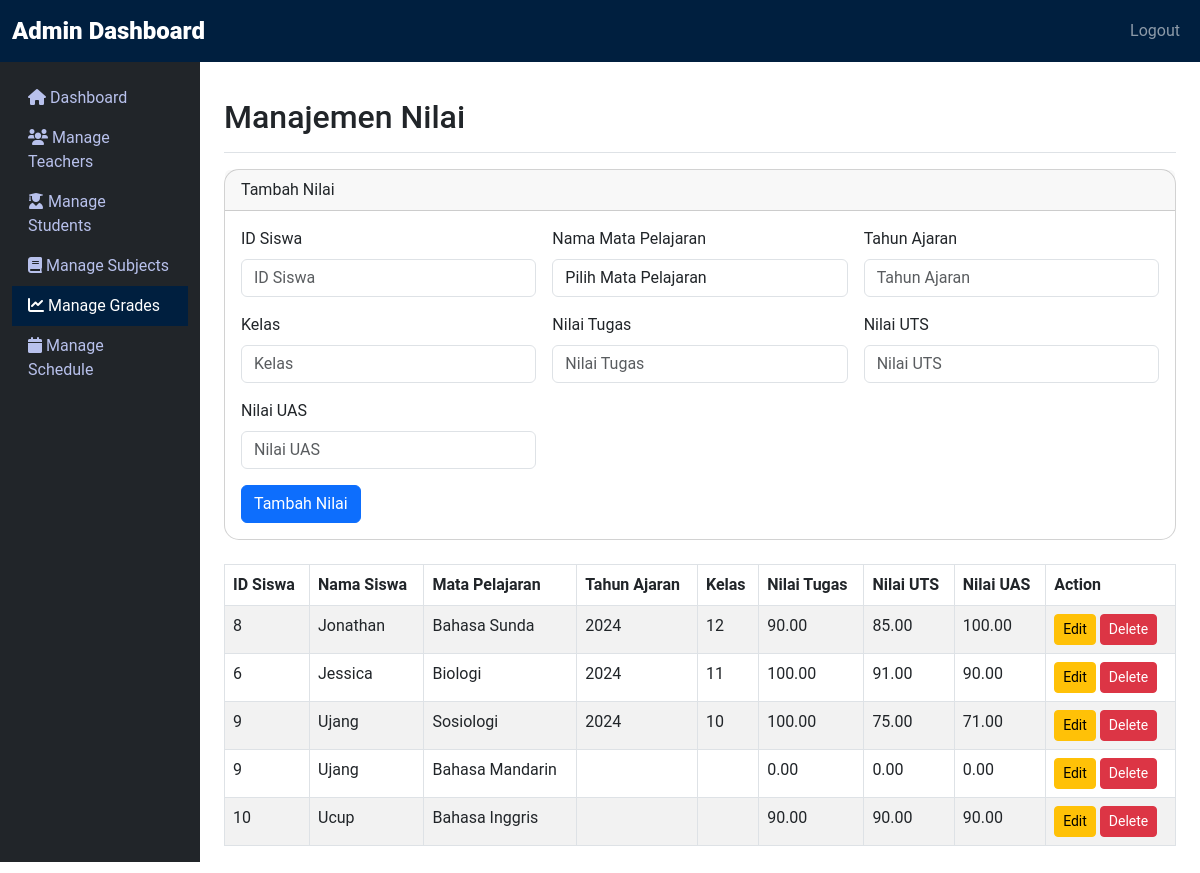
Screenshot of /admin/manage_grades.php (signed in) with the database file from the repository.
### tables this page shows
CREATE TABLE `nilai` (
  `id` int(11) NOT NULL,
  `id_siswa` int(11) DEFAULT NULL,
  `id_mata_pelajaran` int(11) DEFAULT NULL,
  `nilai_tugas` decimal(5,2) DEFAULT NULL,
  `nilai_uts` decimal(5,2) DEFAULT NULL,
  `nilai_uas` decimal(5,2) DEFAULT NULL,
  `tahun_ajaran` varchar(20) NOT NULL,
  `kelas` varchar(20) NOT NULL,
  `periode_id` int(11) DEFAULT NULL
);

CREATE TABLE `siswa` (
  `id` int(11) NOT NULL,
  `nama` varchar(100) NOT NULL,
  `kelas` varchar(10) NOT NULL,
  `alamat` text DEFAULT NULL,
  `telepon` varchar(15) DEFAULT NULL,
  `jenis_kelamin` enum('L','P') DEFAULT NULL,
  `agama` varchar(50) DEFAULT NULL,
  `email` varchar(100) DEFAULT NULL,
  `tanggal_lahir` date DEFAULT NULL,
  `password` varchar(255) NOT NULL,
  `periode_id` int(11) NOT NULL,
  `status` varchar(20) DEFAULT 'Aktif',
  `tahun_ajaran` varchar(10) NOT NULL,
  `kelas_id` int(11) DEFAULT NULL
);

CREATE TABLE `mata_pelajaran` (
  `id` int(11) NOT NULL,
  `nama` varchar(100) NOT NULL,
  `guru_pengajar` int(11) DEFAULT NULL,
  `periode_id` int(11) NOT NULL
);

### admin/manage_grades.php (the view, shortened to what this page needs)
<?php
include '../includes/db.php';
$query = "
    SELECT n.*, s.nama AS nama_siswa, mp.nama AS nama_mata_pelajaran
    FROM nilai n
    LEFT JOIN siswa s ON n.id_siswa = s.id
    LEFT JOIN mata_pelajaran mp ON n.id_mata_pelajaran = mp.id
";
$stmt = $pdo->prepare($query);
$stmt->execute();
$grades = $stmt->fetchAll(PDO::FETCH_ASSOC);
?>
<!DOCTYPE html>
<html lang="id">
<head>
    <link href="https://cdn.jsdelivr.net/npm/bootstrap@5.3.0-alpha1/dist/css/bootstrap.min.css" rel="stylesheet">
    <link href="https://cdnjs.cloudflare.com/ajax/libs/font-awesome/6.0.0-beta3/css/all.min.css" rel="stylesheet">
    <link rel="stylesheet" href="admin_style.css">
</head>
<body>
    <nav class="navbar navbar-expand-lg navbar-dark bg-navy">
        <div class="container-fluid">
            <a class="navbar-brand" href="#"><b>Admin Dashboard</b></a>
            <div class="collapse navbar-collapse" id="navbarNav">
                <ul class="navbar-nav ms-auto">
                    <li class="nav-item">
                        <a class="nav-link" href="../index.php">Logout</a>
                    </li>
                </ul>
            </div>
        </div>
    </nav>
    <div class="container-fluid">
        <div class="row">
            <nav id="sidebarMenu" class="col-md-3 col-lg-2 d-md-block bg-dark sidebar collapse">
                <div class="position-sticky pt-3">
                    <ul class="nav flex-column">
                        <li class="nav-item">
                            <a class="nav-link" href="admin_dashboard.php">
                                <i class="fas fa-home"></i> Dashboard
                            </a>
                        </li>
                        <li class="nav-item">
                            <a class="nav-link" href="manage_teachers.php">
                                <i class="fas fa-users"></i> Manage Teachers
                            </a>
                        </li>
                        <li class="nav-item">
                            <a class="nav-link" href="manage_students.php">
                                <i class="fas fa-user-graduate"></i> Manage Students
                            </a>
                        </li>
                        <li class="nav-item">
                            <a class="nav-link" href="manage_subjects.php">
                                <i class="fas fa-book"></i> Manage Subjects
                            </a>
                        </li>
                        <li class="nav-item">
                            <a class="nav-link active" href="manage_grades.php">
                                <i class="fas fa-chart-line"></i> Manage Grades
                            </a>
                        </li>
                        <li class="nav-item">
                            <a class="nav-link" href="manage_schedule.php">
                                <i class="fas fa-calendar"></i> Manage Schedule
                            </a>
                        </li>
                    </ul>
                </div>
            </nav>
            <main class="col-md-9 ms-sm-auto col-lg-10 px-md-4">
                <div class="d-flex justify-content-between flex-wrap flex-md-nowrap align-items-center pt-3 pb-2 mb-3 border-bottom">
                    <h1 class="h2">Manajemen Nilai</h1>
                </div>
                <div class="card mb-4">
                    <div class="card-header">
                        <?= isset($_GET['edit']) ? 'Edit Nilai' : 'Tambah Nilai' ?>
                    </div>
                    <div class="card-body">
                        <form method="POST" class="row g-3">
                            <div class="col-md-4">
                                <label for="id_siswa" class="form-label">ID Siswa</label>
                                <input type="text" class="form-control" name="id_siswa" placeholder="ID Siswa" value="<?= $nilai['id_siswa'] ?? '' ?>" required>
                            </div>
                            <div class="col-md-4">
                                <label for="id_mata_pelajaran" class="form-label">Nama Mata Pelajaran</label>
                                <select class="form-control" name="id_mata_pelajaran" required>
                                    <option value="">Pilih Mata Pelajaran</option>
                                </select>
                            </div>
                            <div class="col-md-4">
                                <label for="tahun_ajaran" class="form-label">Tahun Ajaran</label>
                                <input type="text" class="form-control" name="tahun_ajaran" placeholder="Tahun Ajaran" value="<?= $nilai['tahun_ajaran'] ?? '' ?>" required>
                            </div>
                            <div class="col-md-4">
                                <label for="kelas" class="form-label">Kelas</label>
                                <input type="text" class="form-control" name="kelas" placeholder="Kelas" value="<?= $nilai['kelas'] ?? '' ?>" required>
                            </div>
                            <div class="col-md-4">
                                <label for="nilai_tugas" class="form-label">Nilai Tugas</label>
                                <input type="number" class="form-control" name="nilai_tugas" placeholder="Nilai Tugas" value="<?= $nilai['nilai_tugas'] ?? '' ?>" required>
                            </div>
                            <div class="col-md-4">
                                <label for="nilai_uts" class="form-label">Nilai UTS</label>
                                <input type="number" class="form-control" name="nilai_uts" placeholder="Nilai UTS" value="<?= $nilai['nilai_uts'] ?? '' ?>" required>
                            </div>
                            <div class="col-md-4">
                                <label for="nilai_uas" class="form-label">Nilai UAS</label>
                                <input type="number" class="form-control" name="nilai_uas" placeholder="Nilai UAS" value="<?= $nilai['nilai_uas'] ?? '' ?>" required>
                            </div>
                            <div class="col-12">
                                <button type="submit" class="btn btn-primary">
                                    <?= isset($_GET['edit']) ? 'Update Nilai' : 'Tambah Nilai' ?>
                                </button>
                            </div>
                        </form>
                    </div>
                </div>
                <div class="table-responsive">
                    <table class="table table-striped table-bordered">
                        <thead>
                            <tr>
                                <th>ID Siswa</th>
                                <th>Nama Siswa</th>
                                <th>Mata Pelajaran</th>
                                <th>Tahun Ajaran</th>
                                <th>Kelas</th>
                                <th>Nilai Tugas</th>
                                <th>Nilai UTS</th>
                                <th>Nilai UAS</th>
                                <th>Action</th>
                            </tr>
                        </thead>
                        <tbody>
                            <?php foreach ($grades as $grade): ?>
                                <tr>
                                    <td><?= $grade['id_siswa'] ?></td>
                                    <td><?= $grade['nama_siswa'] ?></td>
                                    <td><?= $grade['nama_mata_pelajaran'] ?></td>
                                    <td><?= $grade['tahun_ajaran'] ?></td>
                                    <td><?= $grade['kelas'] ?></td>
                                    <td><?= $grade['nilai_tugas'] ?></td>
                                    <td><?= $grade['nilai_uts'] ?></td>
                                    <td><?= $grade['nilai_uas'] ?></td>
                                    <td>
                                        <a href="?edit=<?= $grade['id'] ?>" class="btn btn-warning btn-sm">Edit</a>
                                        <a href="?delete=<?= $grade['id'] ?>" class="btn btn-danger btn-sm">Delete</a>
                                    </td>
                                </tr>
                            <?php endforeach; ?>
                        </tbody>
                    </table>
                </div>
            </main>
        </div>
    </div>
</body>
</html>

### admin/admin_style.css (style rules this page uses)
body { font-family: 'Roboto', sans-serif; }
.bg-navy { background-color: #001F3F !important; }
.navbar-brand { font-weight: bold; font-size: 1.5rem; }
#sidebarMenu { position: sticky; top: 0; height: 100vh; overflow-y: auto; }
.sidebar .nav-link { color: #b8c1ec; }
.sidebar .nav-link.active { background-color: #001F3F; color: white; }
main { margin-left: 16.66%; padding: 20px; }
.card { border-radius: 15px; }

### admin/manage_grades.php (style rules this page uses)
#sidebarMenu { position: sticky; top: 0; height: 100vh; overflow-y: auto; }

### rows the page displays
nilai: id_siswa "8", id_siswa.nama "Jonathan", id_mata_pelajaran.nama "Bahasa Sunda", tahun_ajaran "2024", kelas "12", nilai_tugas "90.00", nilai_uts "85.00", nilai_uas "100.00"
nilai: id_siswa "6", id_siswa.nama "Jessica", id_mata_pelajaran.nama "Biologi", tahun_ajaran "2024", kelas "11", nilai_tugas "100.00", nilai_uts "91.00", nilai_uas "90.00"
nilai: id_siswa "9", id_siswa.nama "Ujang", id_mata_pelajaran.nama "Sosiologi", tahun_ajaran "2024", kelas "10", nilai_tugas "100.00", nilai_uts "75.00", nilai_uas "71.00"
nilai: id_siswa "9", id_siswa.nama "Ujang", id_mata_pelajaran.nama "Bahasa Mandarin", nilai_tugas "0.00", nilai_uts "0.00", nilai_uas "0.00"
nilai: id_siswa "10", id_siswa.nama "Ucup", id_mata_pelajaran.nama "Bahasa Inggris", nilai_tugas "90.00", nilai_uts "90.00", nilai_uas "90.00"
